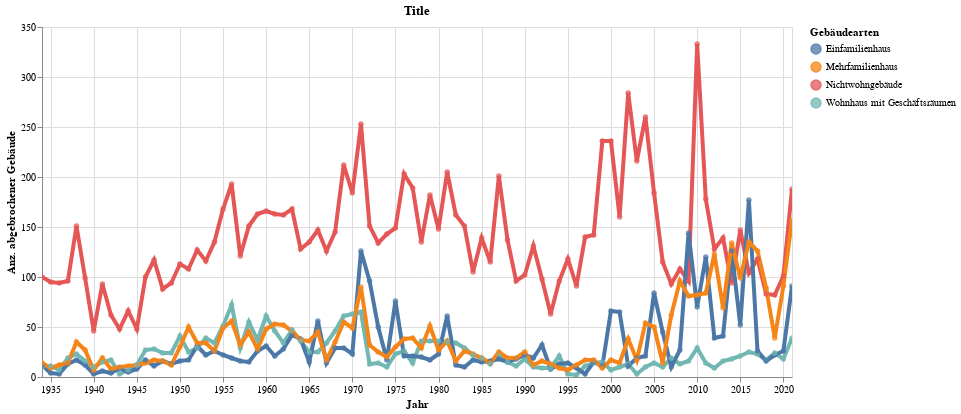

Notebook code cell kept with this figure:
### Code cell
highlight = alt.selection(type='single', on='mouseover',
                          fields=['GbdArt'], nearest=True)
#x='date:StichtagDatJahr',
base = alt.Chart(myAgg.reset_index().query('sum_Abbruch > 1'), title="Title").encode(
    x=alt.X('Jahr', axis=alt.Axis(title='Jahr'))# , axis=alt.Axis(format='%', title='percentage')
    , y=alt.X('sum_Abbruch', axis=alt.Axis(title='Anz. abgebrochener Gebäude'))
    , color=alt.Color('GbdArt', legend=alt.Legend(title="Gebäudearten", orient="right"))  
    ,tooltip=['Jahr', 'GbdArt','sum_Abbruch']    
)
points = base.mark_circle().encode(
    opacity=alt.value(0.75)
).add_selection(
    highlight
).properties(
    width=750 , height=350
)
lines = base.mark_line().encode(
    size=alt.condition(~highlight, alt.value(0.5), alt.value(4))
).interactive()

lines + points

### Figure 1 — Vega-Lite specification as saved in the notebook (floating-point values rounded to 4 significant figures; data arrays with more than 128 entries replaced by an {"elided": "..."} marker saying what was removed)
{"config": {"view": {"continuousWidth": 400, "continuousHeight": 300}}, "layer": [{"mark": "line", "encoding": {"color": {"type": "nominal", "field": "GbdArt", "legend": {"orient": "right", "title": "Gebäudearten"}}, "size": {"condition": {"value": 0.5, "selection": {"not": "selector007"}}, "value": 4}, "tooltip": [{"type": "temporal", "field": "Jahr"}, {"type": "nominal", "field": "GbdArt"}, {"type": "quantitative", "field": "sum_Abbruch"}], "x": {"type": "temporal", "axis": {"title": "Jahr"}, "field": "Jahr"}, "y": {"type": "quantitative", "axis": {"title": "Anz. abgebrochener Gebäude"}, "field": "sum_Abbruch"}}, "selection": {"selector008": {"type": "interval", "bind": "scales", "encodings": ["x", "y"]}}, "title": "Title"}, {"mark": "circle", "encoding": {"color": {"type": "nominal", "field": "GbdArt", "legend": {"orient": "right", "title": "Gebäudearten"}}, "opacity": {"value": 0.75}, "tooltip": [{"type": "temporal", "field": "Jahr"}, {"type": "nominal", "field": "GbdArt"}, {"type": "quantitative", "field": "sum_Abbruch"}], "x": {"type": "temporal", "axis": {"title": "Jahr"}, "field": "Jahr"}, "y": {"type": "quantitative", "axis": {"title": "Anz. abgebrochener Gebäude"}, "field": "sum_Abbruch"}}, "height": 350, "selection": {"selector007": {"type": "single", "on": "mouseover", "fields": ["GbdArt"], "nearest": true}}, "title": "Title", "width": 750}], "data": {"name": "data-3a3d8333a111846b48ebf8f73d03f52f"}, "$schema": "https://vega.github.io/schema/vega-lite/v4.8.1.json", "datasets": {"data-3a3d8333a111846b48ebf8f73d03f52f": {"elided": "352 records"}}}
